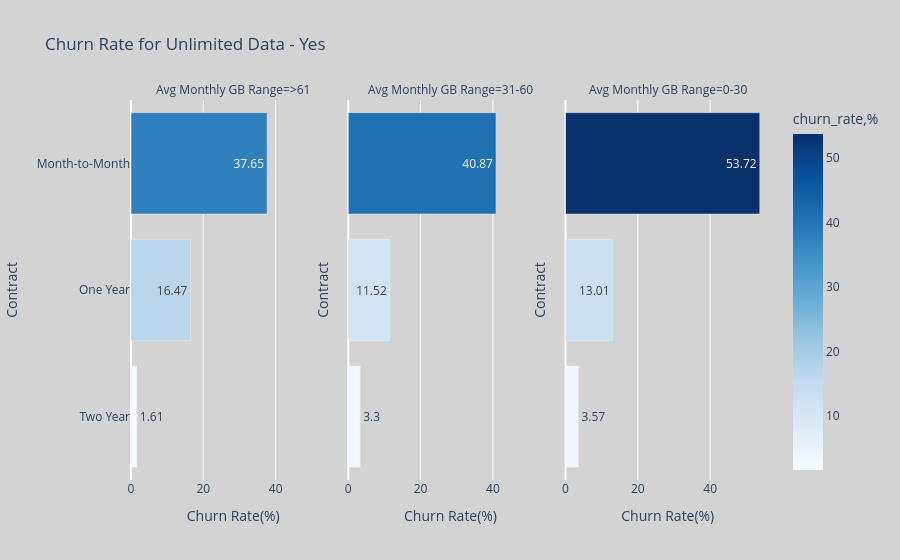
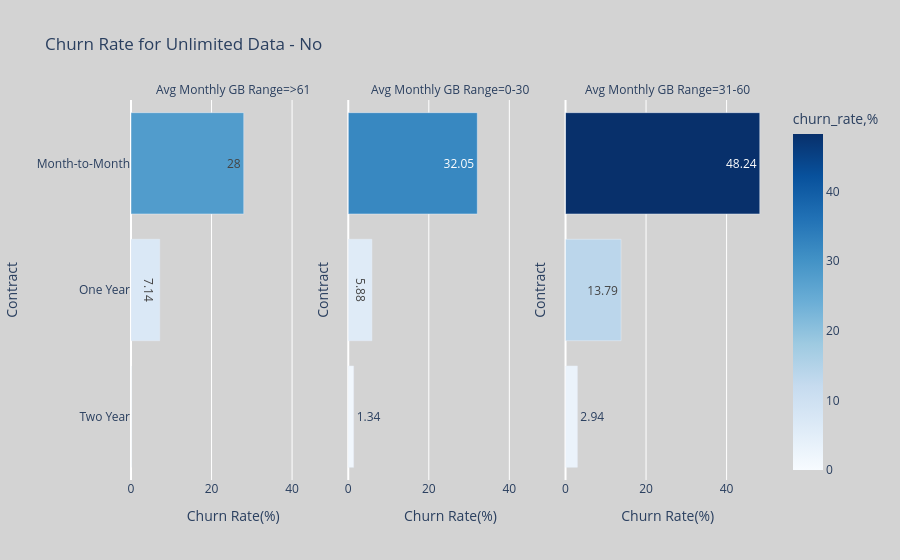

Source (notebook cell) for these figures, in order:
### Code cell
import numpy as np
import plotly.express as px

# Assuming your dataframe is named 'df'

# Separate data for Unlimited Data Yes
df_unlimited_yes = df[df['Unlimited Data'] == 'Yes']

churn_pm_yes = df_unlimited_yes.assign(churn_clients=np.where(df_unlimited_yes['Churn Value'] == 1, df_unlimited_yes['Customer ID'], None)) \
    .groupby(['Contract', 'Avg Monthly GB Range']).agg({'churn_clients': 'count'}).reset_index()
pm_clients_yes = df_unlimited_yes.groupby(['Contract', 'Avg Monthly GB Range'])['Customer ID'].count().reset_index()
pm_data_yes = pm_clients_yes.join(churn_pm_yes.set_index(['Contract', 'Avg Monthly GB Range']),
                                  on=['Contract', 'Avg Monthly GB Range'])

pm_data_yes['churn_rate,%'] = round(((pm_data_yes['churn_clients'] / pm_data_yes['Customer ID']) * 100), 2)

# Create chart for Unlimited Data Yes
fig_yes = px.bar(pm_data_yes.sort_values('churn_rate,%'),
                 x='churn_rate,%',
                 y='Contract',
                 facet_col='Avg Monthly GB Range',
                 color='churn_rate,%',
                 text='churn_rate,%',
                 color_continuous_scale='Blues',
                 title='Churn Rate for Unlimited Data - Yes')

fig_yes.update_xaxes(title_text='Churn Rate(%)', tickfont=dict(size=12))
fig_yes.update_yaxes(title_text='Contract', tickfont=dict(size=12))

fig_yes.update_layout(
    plot_bgcolor='lightgray',  # Background color of the plot
    paper_bgcolor='lightgray'  # Background color of the paper (area outside the plot)
)
fig_yes.show()

# Separate data for Unlimited Data No
df_unlimited_no = df[df['Unlimited Data'] == 'No']

churn_pm_no = df_unlimited_no.assign(churn_clients=np.where(df_unlimited_no['Churn Value'] == 1, df_unlimited_no['Customer ID'], None)) \
    .groupby(['Contract', 'Avg Monthly GB Range']).agg({'churn_clients': 'count'}).reset_index()
pm_clients_no = df_unlimited_no.groupby(['Contract', 'Avg Monthly GB Range'])['Customer ID'].count().reset_index()
pm_data_no = pm_clients_no.join(churn_pm_no.set_index(['Contract', 'Avg Monthly GB Range']),
                                on=['Contract', 'Avg Monthly GB Range'])

pm_data_no['churn_rate,%'] = round(((pm_data_no['churn_clients'] / pm_data_no['Customer ID']) * 100), 2)

# Create chart for Unlimited Data No
fig_no = px.bar(pm_data_no.sort_values('churn_rate,%'),
                x='churn_rate,%',
                y='Contract',
                facet_col='Avg Monthly GB Range',
                color='churn_rate,%',
                text='churn_rate,%',
                color_continuous_scale='Blues',
                title='Churn Rate for Unlimited Data - No')

fig_no.update_xaxes(title_text='Churn Rate(%)', tickfont=dict(size=12))
fig_no.update_yaxes(title_text='Contract', tickfont=dict(size=12))

fig_no.update_layout(
    plot_bgcolor='lightgray',  # Background color of the plot
    paper_bgcolor='lightgray'  # Background color of the paper (area outside the plot)
)
fig_no.show()

### Figure 1 — Plotly figure (JSON) as saved in the notebook; plotly's stock layout.template omitted (floating-point values rounded to 4 significant figures)
{"data": [{"alignmentgroup": "True", "hovertemplate": "Avg Monthly GB Range=>61<br>churn_rate,%=%{marker.color}<br>Contract=%{y}<extra></extra>", "legendgroup": "", "marker": {"color": [1.61, 16.47, 37.65], "coloraxis": "coloraxis", "pattern": {"shape": ""}}, "name": "", "offsetgroup": "", "orientation": "h", "showlegend": false, "text": [1.61, 16.47, 37.65], "textposition": "auto", "type": "bar", "x": [1.61, 16.47, 37.65], "xaxis": "x", "y": ["Two Year", "One Year", "Month-to-Month"], "yaxis": "y"}, {"alignmentgroup": "True", "hovertemplate": "Avg Monthly GB Range=31-60<br>churn_rate,%=%{marker.color}<br>Contract=%{y}<extra></extra>", "legendgroup": "", "marker": {"color": [3.3, 11.52, 40.87], "coloraxis": "coloraxis", "pattern": {"shape": ""}}, "name": "", "offsetgroup": "", "orientation": "h", "showlegend": false, "text": [3.3, 11.52, 40.87], "textposition": "auto", "type": "bar", "x": [3.3, 11.52, 40.87], "xaxis": "x2", "y": ["Two Year", "One Year", "Month-to-Month"], "yaxis": "y2"}, {"alignmentgroup": "True", "hovertemplate": "Avg Monthly GB Range=0-30<br>churn_rate,%=%{marker.color}<br>Contract=%{y}<extra></extra>", "legendgroup": "", "marker": {"color": [3.57, 13.01, 53.72], "coloraxis": "coloraxis", "pattern": {"shape": ""}}, "name": "", "offsetgroup": "", "orientation": "h", "showlegend": false, "text": [3.57, 13.01, 53.72], "textposition": "auto", "type": "bar", "x": [3.57, 13.01, 53.72], "xaxis": "x3", "y": ["Two Year", "One Year", "Month-to-Month"], "yaxis": "y3"}], "layout": {"annotations": [{"font": {}, "showarrow": false, "text": "Avg Monthly GB Range=>61", "x": 0.16, "xanchor": "center", "xref": "paper", "y": 1, "yanchor": "bottom", "yref": "paper"}, {"font": {}, "showarrow": false, "text": "Avg Monthly GB Range=31-60", "x": 0.5, "xanchor": "center", "xref": "paper", "y": 1, "yanchor": "bottom", "yref": "paper"}, {"font": {}, "showarrow": false, "text": "Avg Monthly GB Range=0-30", "x": 0.84, "xanchor": "center", "xref": "paper", "y": 1, "yanchor": "bottom", "yref": "paper"}], "barmode": "relative", "coloraxis": {"colorbar": {"title": {"text": "churn_rate,%"}}, "colorscale": [[0, "rgb(247,251,255)"], [0.125, "rgb(222,235,247)"], [0.25, "rgb(198,219,239)"], [0.375, "rgb(158,202,225)"], [0.5, "rgb(107,174,214)"], [0.625, "rgb(66,146,198)"], [0.75, "rgb(33,113,181)"], [0.875, "rgb(8,81,156)"], [1, "rgb(8,48,107)"]]}, "legend": {"tracegroupgap": 0}, "paper_bgcolor": "lightgray", "plot_bgcolor": "lightgray", "title": {"text": "Churn Rate for Unlimited Data - Yes"}, "xaxis": {"anchor": "y", "domain": [0, 0.32], "tickfont": {"size": 12}, "title": {"text": "Churn Rate(%)"}}, "xaxis2": {"anchor": "y2", "domain": [0.34, 0.66], "matches": "x", "tickfont": {"size": 12}, "title": {"text": "Churn Rate(%)"}}, "xaxis3": {"anchor": "y3", "domain": [0.68, 1.0], "matches": "x", "tickfont": {"size": 12}, "title": {"text": "Churn Rate(%)"}}, "yaxis": {"anchor": "x", "domain": [0, 1], "tickfont": {"size": 12}, "title": {"text": "Contract"}}, "yaxis2": {"anchor": "x2", "domain": [0, 1], "matches": "y", "showticklabels": false, "tickfont": {"size": 12}, "title": {"text": "Contract"}}, "yaxis3": {"anchor": "x3", "domain": [0, 1], "matches": "y", "showticklabels": false, "tickfont": {"size": 12}, "title": {"text": "Contract"}}}}

### Figure 2 — Plotly figure (JSON) as saved in the notebook; plotly's stock layout.template omitted (floating-point values rounded to 4 significant figures)
{"data": [{"alignmentgroup": "True", "hovertemplate": "Avg Monthly GB Range=>61<br>churn_rate,%=%{marker.color}<br>Contract=%{y}<extra></extra>", "legendgroup": "", "marker": {"color": [0, 7.14, 28], "coloraxis": "coloraxis", "pattern": {"shape": ""}}, "name": "", "offsetgroup": "", "orientation": "h", "showlegend": false, "text": [0, 7.14, 28], "textposition": "auto", "type": "bar", "x": [0, 7.14, 28], "xaxis": "x", "y": ["Two Year", "One Year", "Month-to-Month"], "yaxis": "y"}, {"alignmentgroup": "True", "hovertemplate": "Avg Monthly GB Range=0-30<br>churn_rate,%=%{marker.color}<br>Contract=%{y}<extra></extra>", "legendgroup": "", "marker": {"color": [1.34, 5.88, 32.05], "coloraxis": "coloraxis", "pattern": {"shape": ""}}, "name": "", "offsetgroup": "", "orientation": "h", "showlegend": false, "text": [1.34, 5.88, 32.05], "textposition": "auto", "type": "bar", "x": [1.34, 5.88, 32.05], "xaxis": "x2", "y": ["Two Year", "One Year", "Month-to-Month"], "yaxis": "y2"}, {"alignmentgroup": "True", "hovertemplate": "Avg Monthly GB Range=31-60<br>churn_rate,%=%{marker.color}<br>Contract=%{y}<extra></extra>", "legendgroup": "", "marker": {"color": [2.94, 13.79, 48.24], "coloraxis": "coloraxis", "pattern": {"shape": ""}}, "name": "", "offsetgroup": "", "orientation": "h", "showlegend": false, "text": [2.94, 13.79, 48.24], "textposition": "auto", "type": "bar", "x": [2.94, 13.79, 48.24], "xaxis": "x3", "y": ["Two Year", "One Year", "Month-to-Month"], "yaxis": "y3"}], "layout": {"annotations": [{"font": {}, "showarrow": false, "text": "Avg Monthly GB Range=>61", "x": 0.16, "xanchor": "center", "xref": "paper", "y": 1, "yanchor": "bottom", "yref": "paper"}, {"font": {}, "showarrow": false, "text": "Avg Monthly GB Range=0-30", "x": 0.5, "xanchor": "center", "xref": "paper", "y": 1, "yanchor": "bottom", "yref": "paper"}, {"font": {}, "showarrow": false, "text": "Avg Monthly GB Range=31-60", "x": 0.84, "xanchor": "center", "xref": "paper", "y": 1, "yanchor": "bottom", "yref": "paper"}], "barmode": "relative", "coloraxis": {"colorbar": {"title": {"text": "churn_rate,%"}}, "colorscale": [[0, "rgb(247,251,255)"], [0.125, "rgb(222,235,247)"], [0.25, "rgb(198,219,239)"], [0.375, "rgb(158,202,225)"], [0.5, "rgb(107,174,214)"], [0.625, "rgb(66,146,198)"], [0.75, "rgb(33,113,181)"], [0.875, "rgb(8,81,156)"], [1, "rgb(8,48,107)"]]}, "legend": {"tracegroupgap": 0}, "paper_bgcolor": "lightgray", "plot_bgcolor": "lightgray", "title": {"text": "Churn Rate for Unlimited Data - No"}, "xaxis": {"anchor": "y", "domain": [0, 0.32], "tickfont": {"size": 12}, "title": {"text": "Churn Rate(%)"}}, "xaxis2": {"anchor": "y2", "domain": [0.34, 0.66], "matches": "x", "tickfont": {"size": 12}, "title": {"text": "Churn Rate(%)"}}, "xaxis3": {"anchor": "y3", "domain": [0.68, 1.0], "matches": "x", "tickfont": {"size": 12}, "title": {"text": "Churn Rate(%)"}}, "yaxis": {"anchor": "x", "domain": [0, 1], "tickfont": {"size": 12}, "title": {"text": "Contract"}}, "yaxis2": {"anchor": "x2", "domain": [0, 1], "matches": "y", "showticklabels": false, "tickfont": {"size": 12}, "title": {"text": "Contract"}}, "yaxis3": {"anchor": "x3", "domain": [0, 1], "matches": "y", "showticklabels": false, "tickfont": {"size": 12}, "title": {"text": "Contract"}}}}
